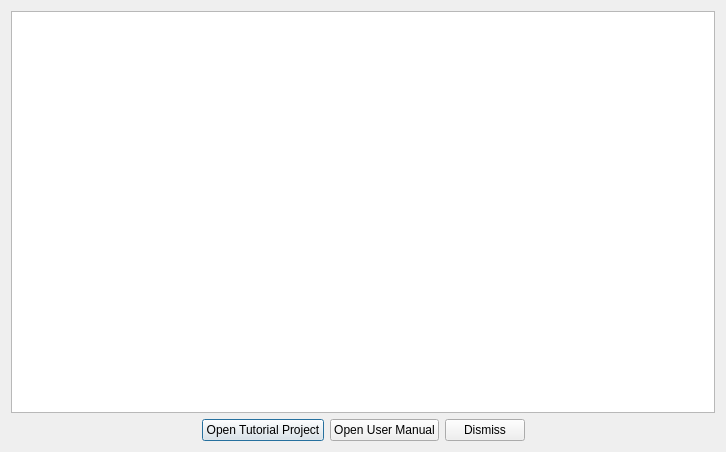
<?xml version="1.0" encoding="UTF-8"?>
<ui version="4.0">
 <class>WelcomeWidget</class>
 <widget class="QWidget" name="WelcomeWidget">
  <property name="windowModality">
   <enum>Qt::ApplicationModal</enum>
  </property>
  <property name="geometry">
   <rect>
    <x>0</x>
    <y>0</y>
    <width>726</width>
    <height>452</height>
   </rect>
  </property>
  <property name="windowTitle">
   <string>Welcome to MDS</string>
  </property>
  <property name="windowIcon">
   <iconset resource="../../icons.qrc">
    <normaloff>:/resources/icons/Moravia_Microsystems_small.png</normaloff>:/resources/icons/Moravia_Microsystems_small.png</iconset>
  </property>
  <layout class="QGridLayout" name="gridLayout">
   <item row="1" column="0">
    <spacer name="horizontalSpacer">
     <property name="orientation">
      <enum>Qt::Horizontal</enum>
     </property>
     <property name="sizeHint" stdset="0">
      <size>
       <width>40</width>
       <height>20</height>
      </size>
     </property>
    </spacer>
   </item>
   <item row="1" column="3">
    <widget class="QPushButton" name="pushButtonDismiss">
     <property name="text">
      <string>Dismiss</string>
     </property>
    </widget>
   </item>
   <item row="1" column="2">
    <widget class="QPushButton" name="pushButtonManual">
     <property name="text">
      <string>Open User Manual</string>
     </property>
    </widget>
   </item>
   <item row="0" column="0" colspan="5">
    <widget class="QTextBrowser" name="textBrowser"/>
   </item>
   <item row="1" column="1">
    <widget class="QPushButton" name="pushButtonTutorial">
     <property name="text">
      <string>Open Tutorial Project</string>
     </property>
     <property name="icon">
      <iconset resource="../../icons.qrc">
       <normaloff>:/resources/icons/bookmark.png</normaloff>:/resources/icons/bookmark.png</iconset>
     </property>
     <property name="default">
      <bool>true</bool>
     </property>
    </widget>
   </item>
   <item row="1" column="4">
    <spacer name="horizontalSpacer_2">
     <property name="orientation">
      <enum>Qt::Horizontal</enum>
     </property>
     <property name="sizeHint" stdset="0">
      <size>
       <width>40</width>
       <height>20</height>
      </size>
     </property>
    </spacer>
   </item>
  </layout>
 </widget>
 <resources>
  <include location="../../icons.qrc"/>
 </resources>
 <connections/>
</ui>
